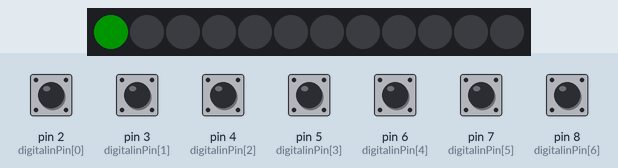
Recording of a sketch running on a simulated Arduino Uno, built with avr-gcc and run on an emulated ATmega328P. Shown: 12 RGB LEDs in strip order, left to right. Inputs (shaded band) come from the test bench; at power-on: pin 2 (digitalinPin[0]), pin 3 (digitalinPin[1]), pin 4 (digitalinPin[2]), pin 5 (digitalinPin[3]), pin 6 (digitalinPin[4]), pin 7 (digitalinPin[5]), pin 8 (digitalinPin[6]) HIGH. Dim RGB values are drawn brighter than linear; the strip is taken to match the declared colour order; what the sketch prints to the serial monitor is not drawn.

Above: at 0.01 s.
At 0.41 s:
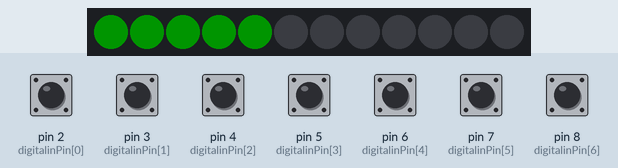
At 1.2 s:
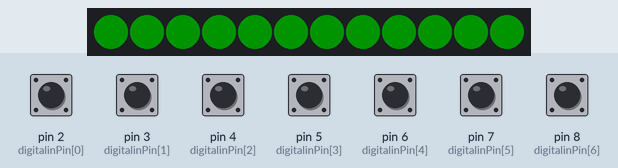
3.5 s: pin 2 (digitalinPin[0]) pulled LOW for 0.15 s
5.1 s: pin 3 (digitalinPin[1]) pulled LOW for 0.15 s
6.7 s: pin 4 (digitalinPin[2]) pulled LOW for 0.15 s
8.3 s: pin 5 (digitalinPin[3]) pulled LOW for 0.15 s
9.9 s: pin 6 (digitalinPin[4]) pulled LOW for 0.15 s
11.5 s: pin 7 (digitalinPin[5]) pulled LOW for 0.15 s
Timing chart, 0 to 14.1 s (numbered marks = the images above; inputs shaded):
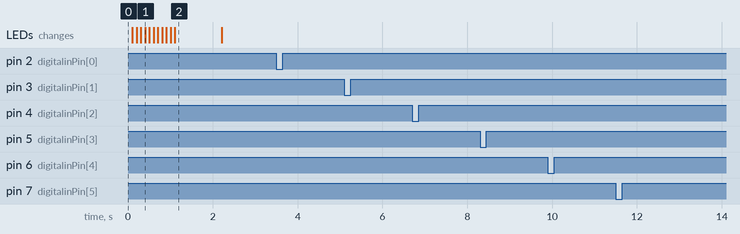

The sketch:

sketch_arduno_looper_3_channel.ino
```cpp
/*
 *        FABRIQUE DU REVE LUCIDE
 *        github.com/undessens/fabrique_reve_lucide
 *        github.com/undessens/lucidream
 *
 *        Author : Aurelien Conil
 *        Casemate Fablab de Grenoble
 */

 #include <Adafruit_NeoPixel.h>
#ifdef __AVR__
  #include <avr/power.h>
#endif

//NEOPIXEL
#define PIN            12

#define NUMPIXELS      12
#define MAXLUMINOSITY  1


#define ANALOGIN 0    // Nombre de potentiometre
#define DIGITALIN 7   // Nombre de boutons
#define DIGITALOUT 12  // Nombre de leds
#define ANALOG_THRESH 10

//--------------- NEOPIXEL ----------------
Adafruit_NeoPixel pixels = Adafruit_NeoPixel(NUMPIXELS, PIN, NEO_RGB +  NEO_KHZ800);
int digitaloutValue[DIGITALOUT];

// ------------   POTENTIOMETRE --------------
int analogValue[ANALOGIN];
int analogPin[] = { A0, A1, A2,A3,A4,A5 };

// ------------   BOUTONS  ------------------
int digitalinValue[DIGITALIN];
int digitalinPin[] =  { 2, 3, 4, 5, 6, 7, 8};


void setup(){

    Serial.begin(38400);
    while(!Serial);
    Serial.print("Lucibox");


  for( int i=0 ;i<ANALOGIN ; i++){

    pinMode(analogPin[i], INPUT);
    analogValue[i] = analogRead(analogPin[i]);

  }

  for(int i=0 ; i<DIGITALIN ; i++ ){
    pinMode(digitalinPin[i], INPUT_PULLUP);
    digitalinValue[i] = digitalRead(digitalinPin[i]);
  }

  pixels.begin();
  for (int i= 0; i<NUMPIXELS; i++){
     setNeoPixel(i, 20,0,0);
     pixels.show();
     delay(100);


  }
  delay(1000);
  pixels.begin();
  for (int i= 0; i<NUMPIXELS; i++){
     setNeoPixel(i, 0,0,0);

  }
  pixels.show();


}

void loop(){

  // READ analog pin and write to serial
  for (int i= 0; i<ANALOGIN; i++){


    int newValueAn = analogRead(analogPin[i]);

    //Send message if value is different
    if ( abs( newValueAn - analogValue[i]) > ANALOG_THRESH ){

      analogValue[i] = newValueAn;
      sendMessage(i, map(newValueAn, 0, 1024, 0, 255 ));

    }

    }

    //READ digital pin and write to serial
    for (int i= 0; i<DIGITALIN; i++){
    int newValueDi = !digitalRead(digitalinPin[i]);
    if( newValueDi != digitalinValue[i] ){

      digitalinValue[i] = newValueDi;
      int finalValue = 0;
      if (newValueDi) finalValue = 255;
      sendMessage(i + 20, newValueDi*255);

    }


  }


  // Serial receive message
  while(Serial.available()>2){

    int channel = (Serial.read()) ;
    int value = (Serial.read()) ;
    int finalvalue = value*25;
    int finalwhite = value*2;
    char end_of_line = Serial.read();

    //change Value because of led light power

    if(end_of_line == 13 ){

         switch(channel){
             case 0:
                   setNeoPixel(0,finalvalue,0 ,0);
              break;
             case 1:
                   setNeoPixel(1, finalwhite, finalwhite, finalwhite);
                break;
            case 2:
                   setNeoPixel(2, 0,finalvalue ,0);
                break;
           case 3:
                  setNeoPixel(3, finalwhite, finalwhite, finalwhite);
              break;
             case 4:
                  setNeoPixel(4,finalvalue,0 ,0);
                break;
            case 5:
                   setNeoPixel(5, finalwhite, finalwhite, finalwhite);
                break;
             case 6:
                   setNeoPixel(6, 0,finalvalue ,0);
              break;
             case 7:
                   setNeoPixel(7, finalwhite, finalwhite, finalwhite);
                break;
            case 8:
                   setNeoPixel(8,finalvalue,0 ,0);
                break;
            case 9:
                  setNeoPixel(9, finalwhite, finalwhite, finalwhite);
              break;
             case 10:
                   setNeoPixel(10, 0,finalvalue ,0);
                break;
            case 11:
                   setNeoPixel(11, finalwhite, finalwhite, finalwhite);
                break;
            case 13:
                   setOneNeoPixel( value, 255, 0, 0);


             }


    }


  }
  // Don't forget to update the LEDS when serial is over
  pixels.show();


  delay(5);


}


void sendMessage(int address, int value){

// Normal way to send a message

 Serial.print(char(address) );
 if(value ==14) value = 13;
 Serial.print(char(value));
 Serial.print(char(14));

/*
//debug way to send a message
Serial.print("ad: ");
Serial.print(address);
Serial.print(" - val: ");
Serial.println(value);
 */
}

void setNeoPixel(int channel, int r, int v, int b){

  int finalr, finalv, finalb;

  finalr = r*MAXLUMINOSITY;
  finalv = v*MAXLUMINOSITY;
  finalb = r*MAXLUMINOSITY;

  //pixels.setPixelColor(NUMPIXELS-(channel+1), pixels.Color(finalr,finalv,finalb));
  pixels.setPixelColor(channel, pixels.Color(v,r,b));


}

void setOneNeoPixel(int channel, int r, int v, int b ){

for(int i=0; i<NUMPIXELS; i++){
  setNeoPixel(i, 0, 0, 0);
}

// Effect of filling bar
//for(int i=0; i<(channel+1); i++){
//  setNeoPixel(i, r, v, b);
//}

// Effect one pixel
 setNeoPixel(channel, r, v, b);


}
```

Measured:
- after the input at 3.5 s, every drawn part: stays the same
- after the input at 5.1 s, every drawn part: stays the same
- after the input at 6.7 s, every drawn part: stays the same
- after the input at 8.3 s, every drawn part: stays the same
- after the input at 9.9 s, every drawn part: stays the same
- after the input at 11.5 s, every drawn part: stays the same
- what the display in image 2 shows lasts 1.1 s, from 1.1 s to 2.2 s
